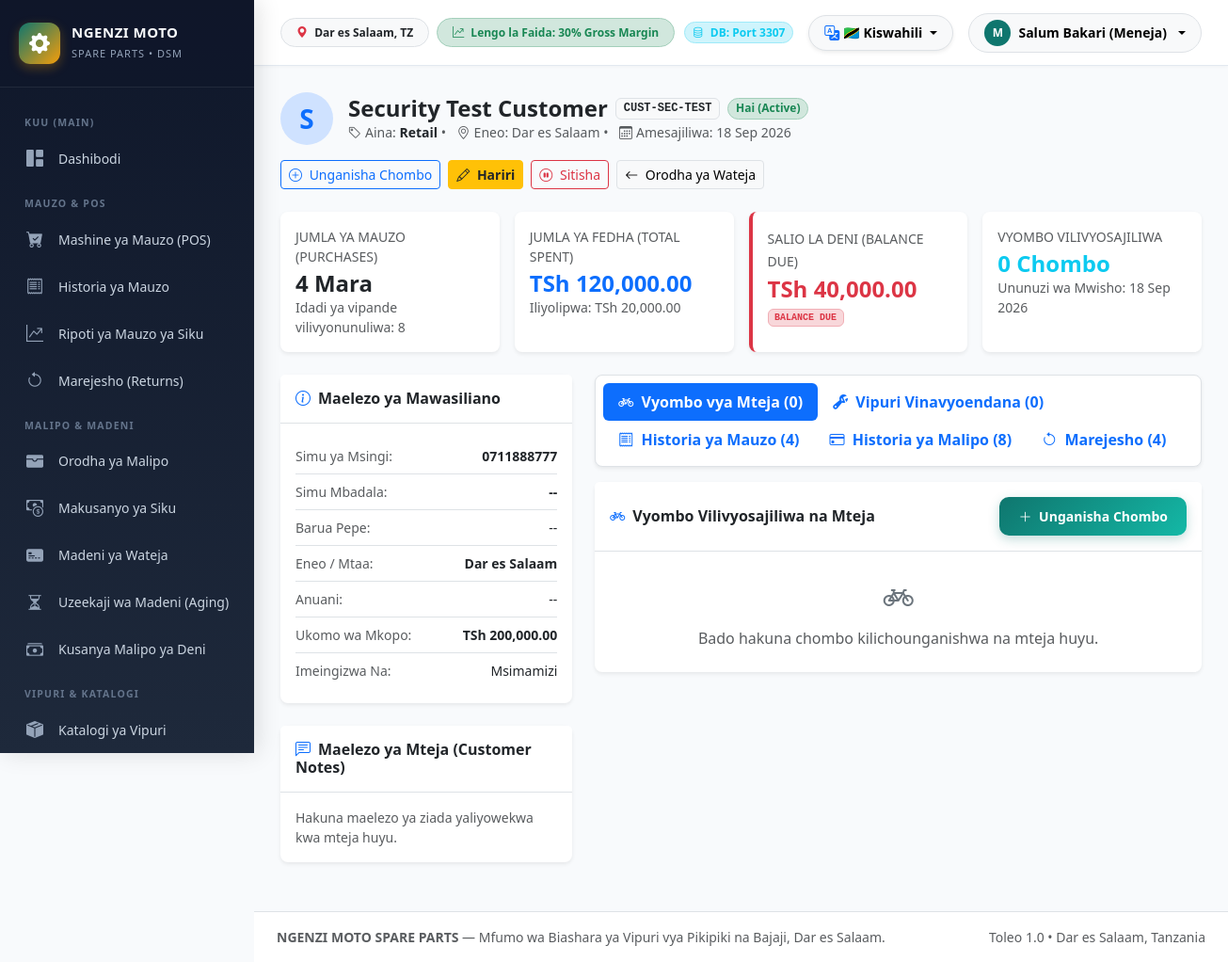
The page /index.php?route=customer_show&id=58 (signed in) on the database its author committed.
### tables this page shows
CREATE TABLE `customers` (
  `id` int(11) NOT NULL AUTO_INCREMENT,
  `customer_code` varchar(50) NOT NULL,
  `name` varchar(100) NOT NULL,
  `phone` varchar(20) DEFAULT NULL,
  `alternative_phone` varchar(20) DEFAULT NULL,
  `email` varchar(100) DEFAULT NULL,
  `address` varchar(255) DEFAULT NULL,
  `area` varchar(100) DEFAULT NULL,
  `gender` varchar(20) DEFAULT NULL,
  `customer_type` enum('individual','retail','mechanic','garage','business','walk_in','reseller','dealer','other') DEFAULT 'individual',
  `credit_limit` decimal(15,2) DEFAULT 0.00,
  `credit_allowed` tinyint(1) NOT NULL DEFAULT 1,
  `payment_terms` varchar(50) NOT NULL DEFAULT '30 days',
  `credit_status` enum('active','warning','blocked') NOT NULL DEFAULT 'active',
  `current_balance` decimal(15,2) DEFAULT 0.00,
  `notes` text DEFAULT NULL,
  `status` enum('active','inactive','blocked') DEFAULT 'active',
  `created_by` int(11) DEFAULT NULL,
  `updated_by` int(11) DEFAULT NULL,
  `created_at` timestamp NOT NULL DEFAULT current_timestamp(),
  `updated_at` timestamp NOT NULL DEFAULT current_timestamp() ON UPDATE current_timestamp(),
  PRIMARY KEY (`id`),
  UNIQUE KEY `customer_code` (`customer_code`),
  KEY `idx_customer_phone` (`phone`),
  KEY `created_by` (`created_by`),
  KEY `updated_by` (`updated_by`),
  CONSTRAINT `customers_ibfk_1` FOREIGN KEY (`created_by`) REFERENCES `users` (`id`) ON DELETE SET NULL,
  CONSTRAINT `customers_ibfk_2` FOREIGN KEY (`updated_by`) REFERENCES `users` (`id`) ON DELETE SET NULL
);

### views/customers/show.php (the view, shortened to what the rows shown need)
<?php
$canSeeFinancials = Auth::hasAnyRole(['super_admin', 'manager', 'accountant']);
?>
<div class="d-flex flex-wrap align-items-center justify-content-between gap-3 mb-4">
    <div class="d-flex align-items-center gap-3">
        <div class="rounded-circle bg-primary-subtle text-primary d-flex align-items-center justify-content-center fw-bold fs-3" style="width: 56px; height: 56px;">
            <?= strtoupper(substr($customer['name'], 0, 1)) ?>
        </div>
        <div>
            <div class="d-flex align-items-center gap-2">
                <h4 class="fw-bold mb-0 text-dark"><?= htmlspecialchars($customer['name']) ?></h4>
                <span class="badge bg-light text-dark font-monospace border"><?= htmlspecialchars($customer['customer_code']) ?></span>
                <?php if ($customer['status'] === 'active'): ?>
                    <span class="badge bg-success-subtle text-success border border-success-subtle rounded-pill">Hai (Active)</span>
                <?php elseif ($customer['status'] === 'blocked'): ?>
                    <span class="badge bg-danger text-white rounded-pill">Amezuiwa</span>
                <?php else: ?>
                    <span class="badge bg-secondary text-white rounded-pill">Amesitishwa</span>
                <?php endif; ?>
            </div>
            <p class="text-muted small mb-0">
                <i class="bi bi-tag me-1"></i>Aina: <strong class="text-capitalize text-dark"><?= htmlspecialchars($customer['customer_type']) ?></strong>
                &bull; <i class="bi bi-geo-alt ms-2 me-1"></i>Eneo: <?= htmlspecialchars($customer['area'] ?: ($customer['address'] ?: 'Dar es Salaam')) ?>
                &bull; <i class="bi bi-calendar3 ms-2 me-1"></i>Amesajiliwa: <?= date('d M Y', strtotime($customer['created_at'])) ?>
            </p>
        </div>
    </div>
    <div class="d-flex flex-wrap gap-2">
        <?php if ($canManageVehicles): ?>
            <button type="button" class="btn btn-outline-primary btn-sm" data-bs-toggle="modal" data-bs-target="#addVehicleModal">
                <i class="bi bi-plus-circle me-1"></i> Unganisha Chombo
            </button>
        <?php endif; ?>
        <?php if ($canEdit): ?>
            <a href="/index.php?route=customer_edit&id=<?= $customer['id'] ?>" class="btn btn-warning btn-sm text-dark fw-semibold">
                <i class="bi bi-pencil me-1"></i> Hariri
            </a>
        <?php endif; ?>
        <?php if ($canDeactivate): ?>
            <?php if ($customer['status'] === 'active'): ?>
                <form method="POST" action="/index.php?route=customer_toggle_status" onsubmit="return confirm('Sitisha mteja huyu?');" class="d-inline">
                    <button type="submit" class="btn btn-outline-danger btn-sm">
                        <i class="bi bi-pause-circle me-1"></i> Sitisha
                    </button>
                </form>
            <?php endif; ?>
        <?php endif; ?>
        <a href="/index.php?route=customers" class="btn btn-light border btn-sm">
            <i class="bi bi-arrow-left me-1"></i> Orodha ya Wateja
        </a>
    </div>
</div>
<div class="row g-3 mb-4">
    <div class="col-xl-3 col-md-6">
        <div class="card border-0 shadow-sm rounded-3 p-3 bg-white h-100">
            <span class="text-muted small fw-medium text-uppercase">Jumla ya Mauzo (Purchases)</span>
            <h4 class="fw-bold text-dark mt-1 mb-0"><?= number_format($stats['total_sales_count']) ?> Mara</h4>
            <span class="text-muted small">Idadi ya vipande vilivyonunuliwa: <?= number_format($stats['total_items_qty']) ?></span>
        </div>
    </div>
    <?php if ($canSeeFinancials): ?>
        <div class="col-xl-3 col-md-6">
            <div class="card border-0 shadow-sm rounded-3 p-3 bg-white h-100">
                <span class="text-muted small fw-medium text-uppercase">Jumla ya Fedha (Total Spent)</span>
                <h4 class="fw-bold text-primary mt-1 mb-0"><?= Helper::formatMoney((float)$stats['total_purchases_amount']) ?></h4>
                <span class="text-muted small">Iliyolipwa: <?= Helper::formatMoney((float)$stats['total_paid_amount']) ?></span>
            </div>
        </div>
        <div class="col-xl-3 col-md-6">
            <div class="card border-0 shadow-sm rounded-3 p-3 bg-white h-100 border-start border-4 <?= (float)$stats['outstanding_balance'] > 0 ? 'border-danger' : 'border-success' ?>">
                <div class="d-flex align-items-center justify-content-between">
                    <div>
                        <span class="text-muted small fw-medium text-uppercase">Salio la Deni (Balance Due)</span>
                        <h4 class="fw-bold mt-1 mb-0 <?= (float)$stats['outstanding_balance'] > 0 ? 'text-danger' : 'text-success' ?>">
                            <?= Helper::formatMoney((float)$stats['outstanding_balance']) ?>
                        </h4>
                        <span class="badge <?= $stats['financial_badge'] ?> mt-1 font-monospace" style="font-size: 10px;">
                            <?= $stats['financial_status'] ?>
                        </span>
                    </div>
                </div>
            </div>
        </div>
    <?php endif; ?>
    <div class="col-xl-3 col-md-6">
        <div class="card border-0 shadow-sm rounded-3 p-3 bg-white h-100">
            <span class="text-muted small fw-medium text-uppercase">Vyombo Vilivyosajiliwa</span>
            <h4 class="fw-bold text-info mt-1 mb-0"><?= number_format($stats['vehicles_count']) ?> Chombo</h4>
            <span class="text-muted small">
                Ununuzi wa Mwisho: <?= !empty($stats['last_purchase_date']) ? date('d M Y', strtotime($stats['last_purchase_date'])) : 'Hakuna mauzo' ?>
            </span>
        </div>
    </div>
</div>
<div class="row g-4">
    <div class="col-lg-4">
        <div class="card border-0 shadow-sm rounded-3 mb-4">
            <div class="card-header bg-white border-bottom py-3">
                <h6 class="fw-bold mb-0 text-dark">
                    <i class="bi bi-info-circle text-primary me-2"></i>Maelezo ya Mawasiliano
                </h6>
            </div>
            <div class="card-body">
                <ul class="list-group list-group-flush small">
                    <li class="list-group-item px-0 py-2 d-flex justify-content-between">
                        <span class="text-muted">Simu ya Msingi:</span>
                        <span class="fw-semibold">
                            <?= !empty($customer['phone']) ? htmlspecialchars($customer['phone']) : '--' ?>
                        </span>
                    </li>
                    <li class="list-group-item px-0 py-2 d-flex justify-content-between">
                        <span class="text-muted">Simu Mbadala:</span>
                        <span class="fw-semibold">
                            <?= !empty($customer['alternative_phone']) ? htmlspecialchars($customer['alternative_phone']) : '--' ?>
                        </span>
                    </li>
                    <li class="list-group-item px-0 py-2 d-flex justify-content-between">
                        <span class="text-muted">Barua Pepe:</span>
                        <span><?= !empty($customer['email']) ? htmlspecialchars($customer['email']) : '--' ?></span>
                    </li>
                    <li class="list-group-item px-0 py-2 d-flex justify-content-between">
                        <span class="text-muted">Eneo / Mtaa:</span>
                        <span class="fw-semibold"><?= htmlspecialchars($customer['area'] ?: 'Dar es Salaam') ?></span>
                    </li>
                    <li class="list-group-item px-0 py-2 d-flex justify-content-between">
                        <span class="text-muted">Anuani:</span>
                        <span><?= htmlspecialchars($customer['address'] ?: '--') ?></span>
                    </li>
                    <?php if ($canSeeFinancials): ?>
                        <li class="list-group-item px-0 py-2 d-flex justify-content-between">
                            <span class="text-muted">Ukomo wa Mkopo:</span>
                            <span class="fw-bold text-dark"><?= Helper::formatMoney((float)$customer['credit_limit']) ?></span>
                        </li>
                    <?php endif; ?>
                    <li class="list-group-item px-0 py-2 d-flex justify-content-between">
                        <span class="text-muted">Imeingizwa Na:</span>
                        <span><?= htmlspecialchars($customer['created_by_name'] ?? 'Msimamizi') ?></span>
                    </li>
                </ul>
            </div>
        </div>
        <div class="card border-0 shadow-sm rounded-3 mb-4">
            <div class="card-header bg-white border-bottom py-3">
                <h6 class="fw-bold mb-0 text-dark">
                    <i class="bi bi-chat-left-text text-primary me-2"></i>Maelezo ya Mteja (Customer Notes)
                </h6>
            </div>
            <div class="card-body">
                <?php if (!empty($customer['notes'])): ?>
                    <div class="p-3 bg-light rounded text-dark small border">
                        <?= nl2br(htmlspecialchars($customer['notes'])) ?>
                    </div>
                <?php else: ?>
                    <p class="text-muted small mb-0">Hakuna maelezo ya ziada yaliyowekwa kwa mteja huyu.</p>
                <?php endif; ?>
            </div>
        </div>
    </div>
    <div class="col-lg-8">
        <ul class="nav nav-pills mb-3 bg-white p-2 rounded-3 shadow-sm border" id="customerTab" role="tablist">
            <li class="nav-item" role="presentation">
                <button class="nav-link active py-2 px-3 fw-semibold small" id="vehicles-tab" data-bs-toggle="tab" data-bs-target="#vehicles" type="button" role="tab">
                    <i class="bi bi-bicycle me-1"></i> Vyombo vya Mteja (<?= count($vehicles) ?>)
                </button>
            </li>
            <li class="nav-item" role="presentation">
                <button class="nav-link py-2 px-3 fw-semibold small" id="compatible-tab" data-bs-toggle="tab" data-bs-target="#compatible" type="button" role="tab">
                    <i class="bi bi-wrench-adjustable me-1"></i> Vipuri Vinavyoendana (<?= count($compatibleParts) ?>)
                </button>
            </li>
            <li class="nav-item" role="presentation">
                <button class="nav-link py-2 px-3 fw-semibold small" id="purchases-tab" data-bs-toggle="tab" data-bs-target="#purchases" type="button" role="tab">
                    <i class="bi bi-receipt me-1"></i> Historia ya Mauzo (<?= count($purchaseHistory) ?>)
                </button>
            </li>
            <li class="nav-item" role="presentation">
                <button class="nav-link py-2 px-3 fw-semibold small" id="payments-tab" data-bs-toggle="tab" data-bs-target="#payments" type="button" role="tab">
                    <i class="bi bi-credit-card me-1"></i> Historia ya Malipo (<?= count($paymentHistory) ?>)
                </button>
            </li>
            <li class="nav-item" role="presentation">
                <button class="nav-link py-2 px-3 fw-semibold small" id="returns-tab" data-bs-toggle="tab" data-bs-target="#returns" type="button" role="tab">
                    <i class="bi bi-arrow-counterclockwise me-1"></i> Marejesho (<?= count($returnsHistory ?? []) ?>)
                </button>
            </li>
        </ul>
        <div class="tab-content" id="customerTabContent">
            <div class="tab-pane fade show active" id="vehicles" role="tabpanel">
                <div class="card border-0 shadow-sm rounded-3">
                    <div class="card-header bg-white border-bottom py-3 d-flex align-items-center justify-content-between">
                        <h6 class="fw-bold mb-0 text-dark">
                            <i class="bi bi-bicycle text-primary me-2"></i>Vyombo Vilivyosajiliwa na Mteja
                        </h6>
                        <?php if ($canManageVehicles): ?>
                            <button type="button" class="btn btn-sm btn-primary-custom" data-bs-toggle="modal" data-bs-target="#addVehicleModal">
                                <i class="bi bi-plus-lg me-1"></i> Unganisha Chombo
                            </button>
                        <?php endif; ?>
                    </div>
                    <div class="card-body p-0">
                        <?php if (empty($vehicles)): ?>
                            <div class="p-4 text-center text-muted">
                                <i class="bi bi-bicycle fs-2 d-block mb-2 text-secondary"></i>
                                Bado hakuna chombo kilichounganishwa na mteja huyu.
                            </div>
                        <?php endif; ?>
                    </div>
                </div>
            </div>
        </div>
    </div>
</div>

### rows shown on the page
customers: name "S", name "Security Test Customer", customer_code "CUST-SEC-TEST", customer_type "Retail", area+address "Dar es Salaam", created_at "18 Sep 2026", phone "0711888777", area "Dar es Salaam", address "--", credit_limit "TSh 200,000.00"

### other values the page prints
substr($user['username'] ?? 'U', 0, 1) "M"
$user['full_name'] "Salum Bakari (Meneja)"
$stats['total_sales_count'] "4"
$stats['total_items_qty'] "8"
Helper::formatMoney((float)$stats['total_purchases_amount']) "TSh 120,000.00"
Helper::formatMoney((float)$stats['total_paid_amount']) "TSh 20,000.00"
Helper::formatMoney((float)$stats['outstanding_balance']) "TSh 40,000.00"
$stats['financial_status'] "BALANCE DUE"
$stats['vehicles_count'] "0"
date('d M Y', strtotime($stats['last_purchase_date'])) "18 Sep 2026"
$customer['created_by_name'] "Msimamizi"
count($vehicles) "0"
count($compatibleParts) "0"
count($purchaseHistory) "4"
count($paymentHistory) "8"
